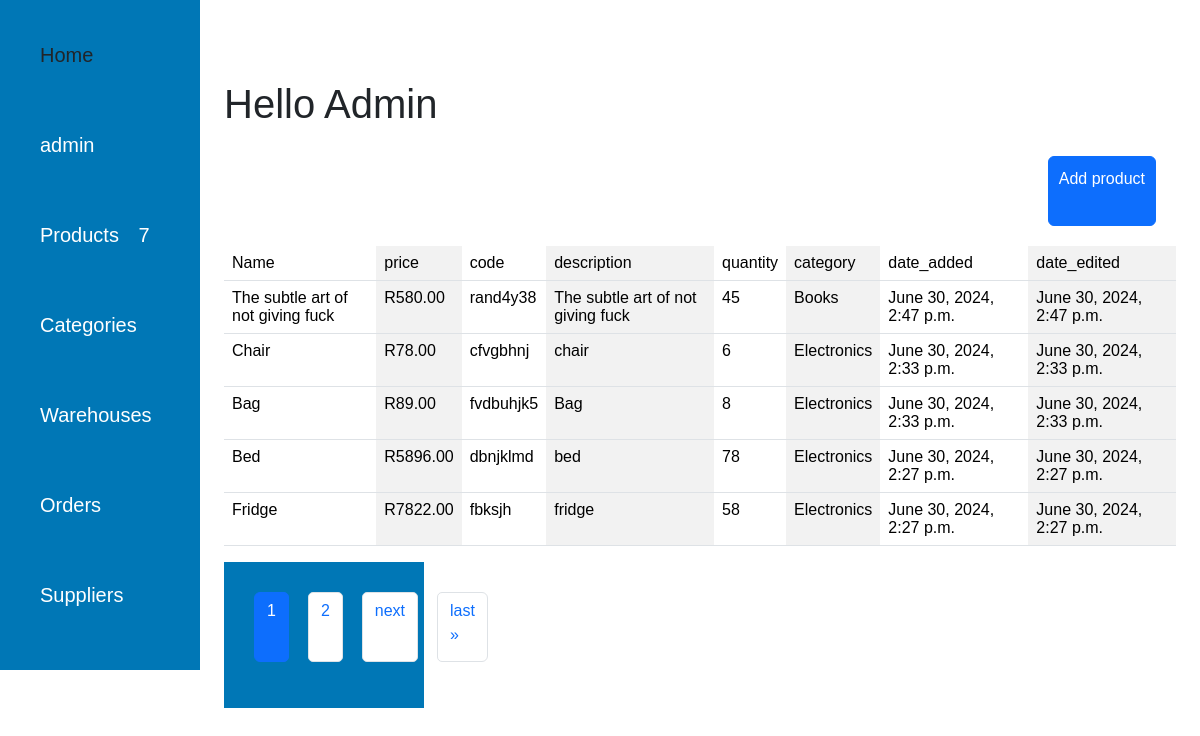
Screenshot of /products/ (signed in) with the database file from the repository.
### product/models.py (models this page shows, shortened)
class Product(models.Model):
    name = models.CharField(max_length=255)
    description = models.TextField(blank=True)
    product_code = models.CharField(max_length=50, unique=True)
    price = models.DecimalField(max_digits=10, decimal_places=2)
    quantity = models.IntegerField(default=0)
    category = models.ForeignKey(Category, on_delete=models.SET_NULL, null=True, blank=True)
    date_added = models.DateTimeField(auto_now_add=True)
    date_edited = models.DateTimeField(auto_now=True)
    class Meta:
        ordering = ["-date_added"]

### category/models.py (models this page shows)
class Category(models.Model):
    name = models.CharField(max_length=100)
    date_added = models.DateTimeField(auto_now_add=True)
    date_edited = models.DateTimeField(auto_now=True)
    def __str__(self):
        return self.name

### product/views.py (the view)
# urls.py: path("",views.get_products,name="get_products"),
def get_products(request):
    products = Product.objects.all()
    paginator = Paginator(products, 5)  # Show 10 products per page
    page_number = request.GET.get('page')
    product_count = Product.objects.count()
    page_obj = paginator.get_page(page_number)
    return render(request, 'product/products.html', {'page_obj': page_obj,"product_count":product_count})

### product/templates/product/products.html (shortened to what this page needs)
{%extends "base.html"%}
{%block content%}
<div class="container">
    <div class="col-4">
        {% if user.is_authenticated %}
        <h1>Hello {{user.username}}</h1>
        {%endif%}
    </div>
    <div class="col-12 text-end">
        <a href="{% url 'add_product' %}" id="addProduct" class="btn btn-primary">Add product</a>
    </div>
<table class="table table-striped-columns">
    <thead>
      <tr>
        <td>Name</td>
        <td>price</td>
        <td>code</td>
        <td>description</td>
        <td>quantity</td>
        <td>category</td>
        <td>date_added</td>
        <td>date_edited</td>
      </tr>
    </thead>
    <tbody>
        {%for p in page_obj%}
      <tr>
        <td>{{p.name}}</td>
        <td>R{{p.price}}</td>
        <td>{{p.product_code}}</td>
        <td>{{p.description}}</td>
        <td>{{p.quantity}}</td>
        <td>{{p.category}}</td>
        <td>{{p.date_added}}</td>
        <td>{{p.date_edited}}</td>
      </tr>
     {%endfor%}
    </tbody>
  </table>
  <nav>
    <ul class="pagination">
        {% for num in page_obj.paginator.page_range %}
            {% if page_obj.number == num %}
                <li class="page-item active"><a class="page-link" href="?page={{ num }}">{{ num }}</a></li>
            {% elif num > page_obj.number|add:'-3' and num < page_obj.number|add:'3' %}
                <li class="page-item"><a class="page-link" href="?page={{ num }}">{{ num }}</a></li>
            {% endif %}
        {% endfor %}
        {% if page_obj.has_next %}
            <li class="page-item"><a class="page-link" href="?page={{ page_obj.next_page_number }}">next</a></li>
            <li class="page-item"><a class="page-link" href="?page={{ page_obj.paginator.num_pages }}">last &raquo;</a></li>
        {% endif %}
    </ul>
</nav>
{%endblock%}

### product/templates/product/products.html (style rules this page uses)
#addProduct { text-align:center; padding:10px; margin-top:20px; }

### templates/base.html (style rules this page uses)
.container { margin-top:40px; }

### rows the page displays
Product: name "The subtle art of not giving fuck", price "580.00", product_code "rand4y38", description "The subtle art of not giving fuck", quantity "45", category "Books", date_added "June 30, 2024, 2:47 p.m.", date_edited "June 30, 2024, 2:47 p.m."
Product: name "Chair", price "78.00", product_code "cfvgbhnj", description "chair", quantity "6", category "Electronics", date_added "June 30, 2024, 2:33 p.m.", date_edited "June 30, 2024, 2:33 p.m."
Product: name "Bag", price "89.00", product_code "fvdbuhjk5", description "Bag", quantity "8", category "Electronics", date_added "June 30, 2024, 2:33 p.m.", date_edited "June 30, 2024, 2:33 p.m."
Product: name "Bed", price "5896.00", product_code "dbnjklmd", description "bed", quantity "78", category "Electronics", date_added "June 30, 2024, 2:27 p.m.", date_edited "June 30, 2024, 2:27 p.m."
Product: name "Fridge", price "7822.00", product_code "fbksjh", description "fridge", quantity "58", category "Electronics", date_added "June 30, 2024, 2:27 p.m.", date_edited "June 30, 2024, 2:27 p.m."

### other values shown
{{ product_count }} "7"
{{ user.username }} "Admin"
{{ num }} "1"
{{ num }} "2"
